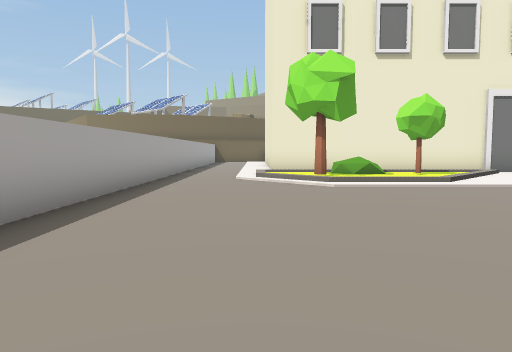
View 1 (above)

18 first-person views from a walk through a 3-D level made in the Unity game engine. The camera is 1.4 m above the floor, tilts 4° down and sees 70° across. The floor is counted in squares, 2 m on a side. Each view is taken from the middle of a square. On the plan, view 1 faces up. The plan holds only what a view shows up to about 11 squares ahead; the rest is blank. The place goes on beyond the plan. The player is left out. Some animated figures are left out.

View 2
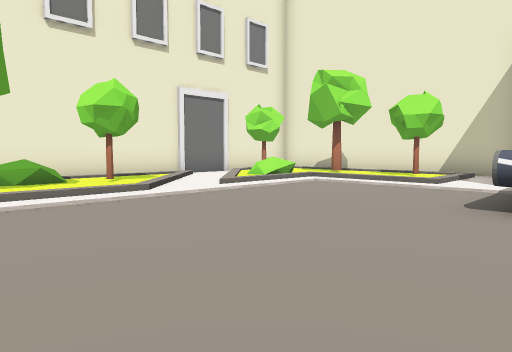

View 3
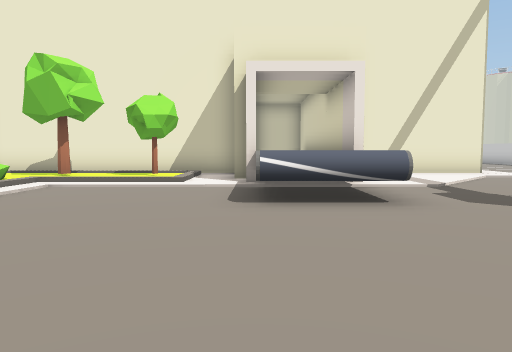

View 4
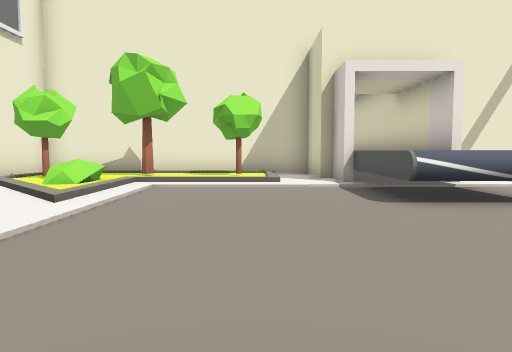

View 5
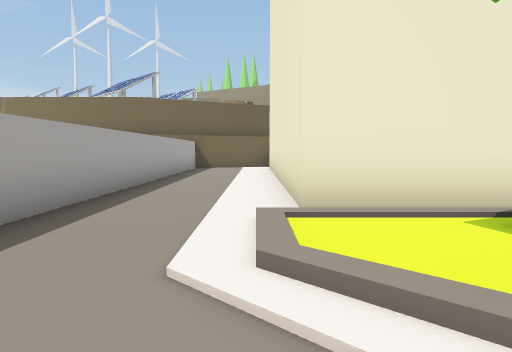

View 6
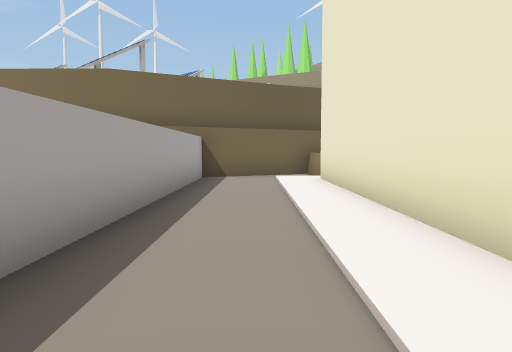

View 7
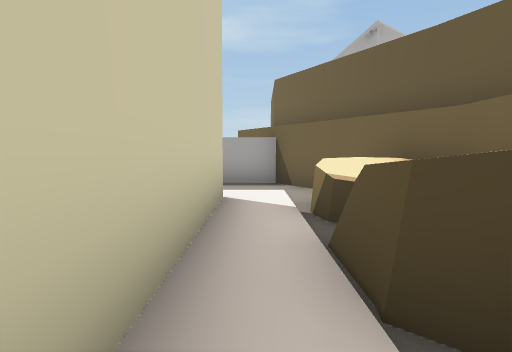

View 8
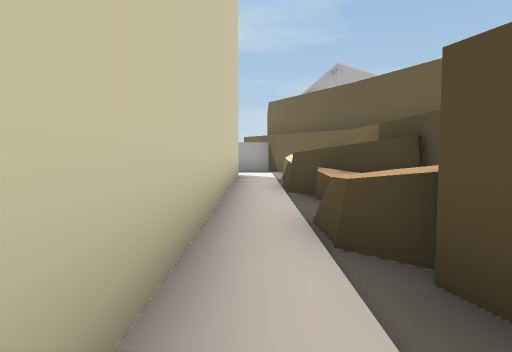

View 9
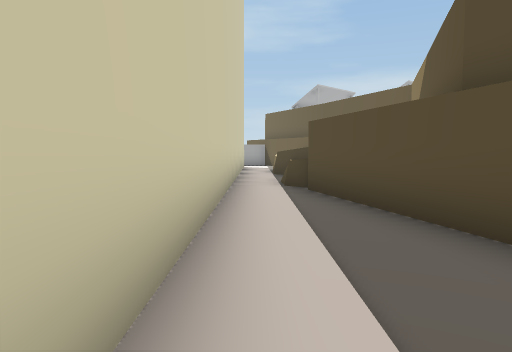

View 10
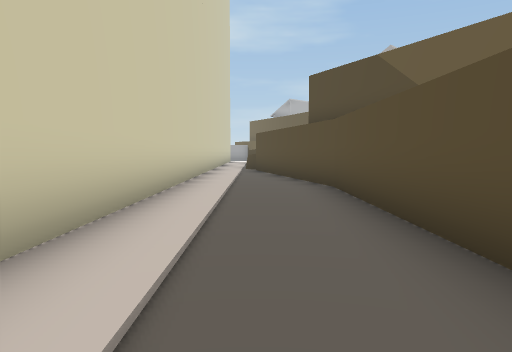

View 11
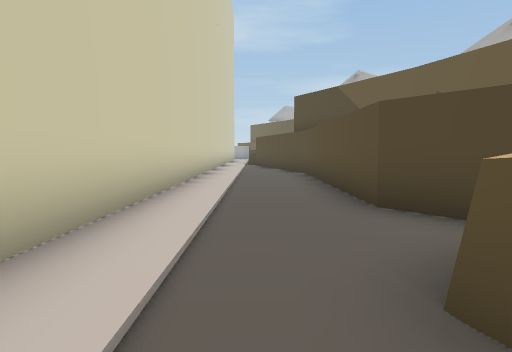

View 12
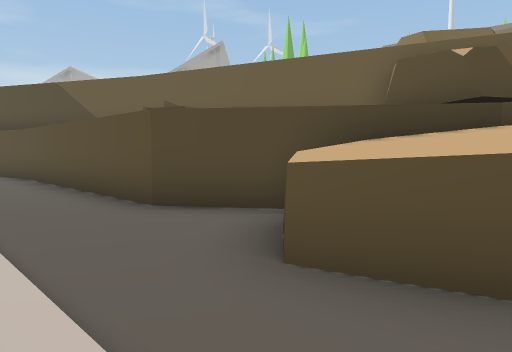

View 13
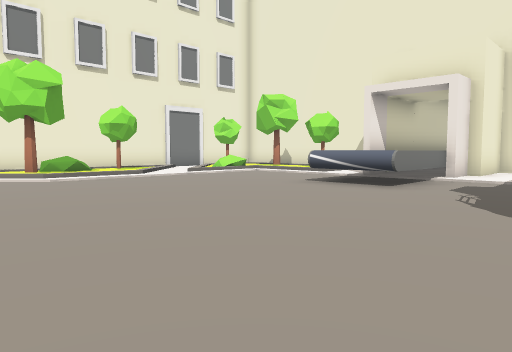

View 14
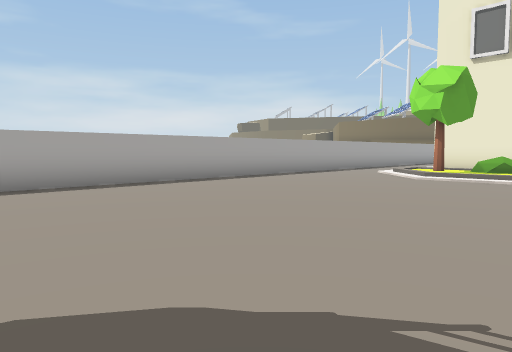

View 15
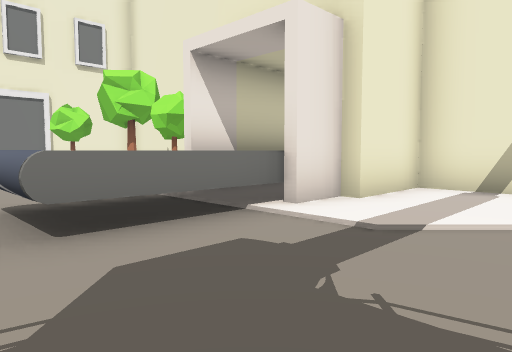

View 16
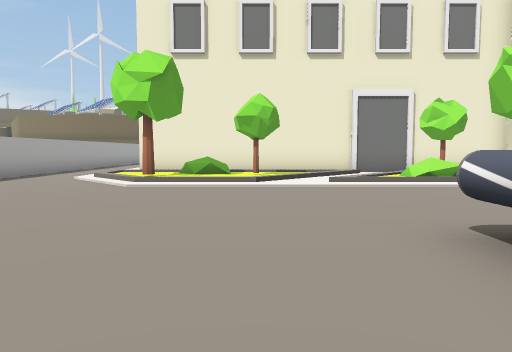

View 17
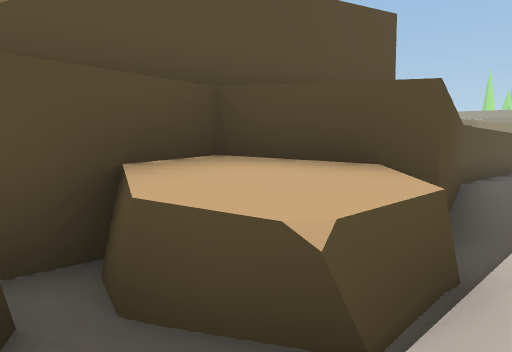

View 18
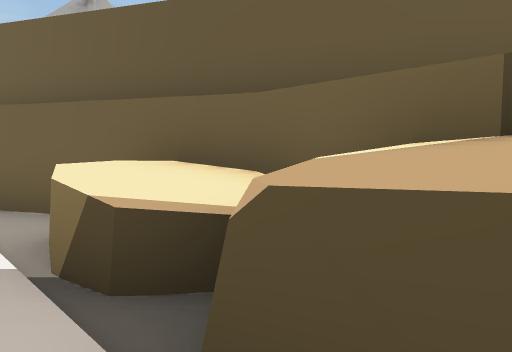

### Floor plan
Key: @ floor where view 1 was taken; # wall or solid block; . main floor; : floor 0.25 m higher than the main floor; / step, stairs or slope; ^ raised ledge; T tree; B bush; R rock.
Columns run from 3 left of view 1 to 26 right of it. Each row starts with its distance up from view 1.
 25                          ###
 24    #########     #########.##
 23   ##RR###RRRR#####.........#^.
 22  ##.RR^^#RRR##................
 21 ##............................
 20  #..########################
 19  #..#
 18  #..#
 17  #..#
 16  #..#
 15  #..#
 14  #..#
 13  #..#
 12  #..#
 11  #..############
 10  #./:::::///T:/#
  9  #./TT:T///B::/#
  8  #..TT:///://T/#
  7  #..........::/#
  6  #..........::/#
  5  #..........:T/#
  4  #.............#
  3  #.......^^^####
  2  #.......^
  1  #.......^^^####
  0  #.@...........#
 -1  #.............#
 -2   .............#

Where each view was taken, in squares from view 1:
view 1: 0 up, 0 right, facing up
view 2: 2 up, 1 right, facing up-right
view 3: 3 up, 1 right, facing right
view 4: 5 up, 1 right, facing right
view 5: 7 up, 0 right, facing up
view 6: 12 up, 1 left, facing up
view 7: 21 up, 6 right, facing left
view 8: 21 up, 11 right, facing left
view 9: 21 up, 16 right, facing left
view 10: 22 up, 22 right, facing left
view 11: 22 up, 26 right, facing left
view 12: 21 up, 26 right, facing up-left
view 13: 2 down, 1 left, facing up-right
view 14: 2 down, 5 right, facing up-left
view 15: 2 down, 5 right, facing up-right
view 16: 0 up, 4 right, facing up
view 17: 21 up, 6 right, facing up-right
view 18: 21 up, 4 right, facing up-left
